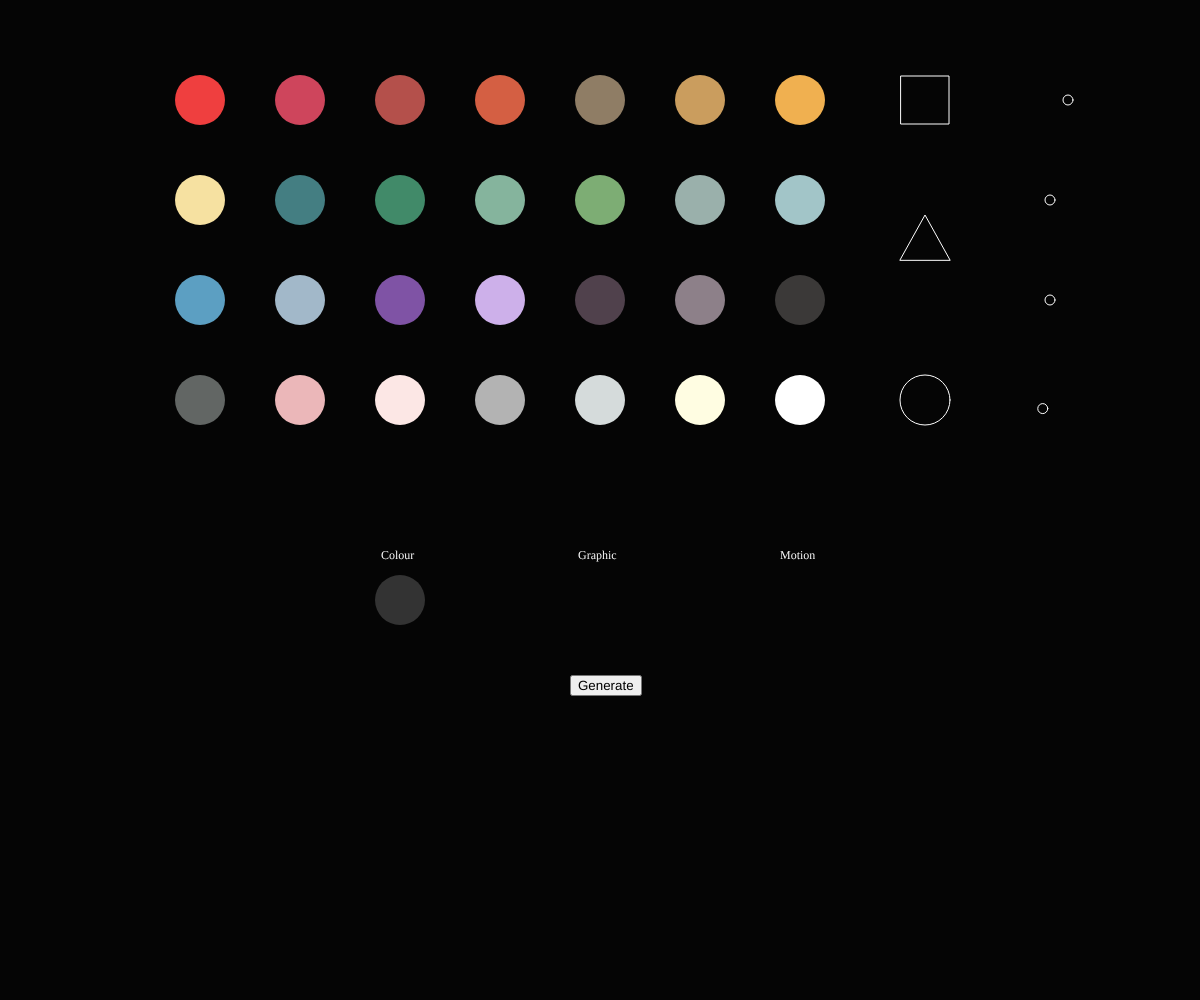
Frame 1 (no input)
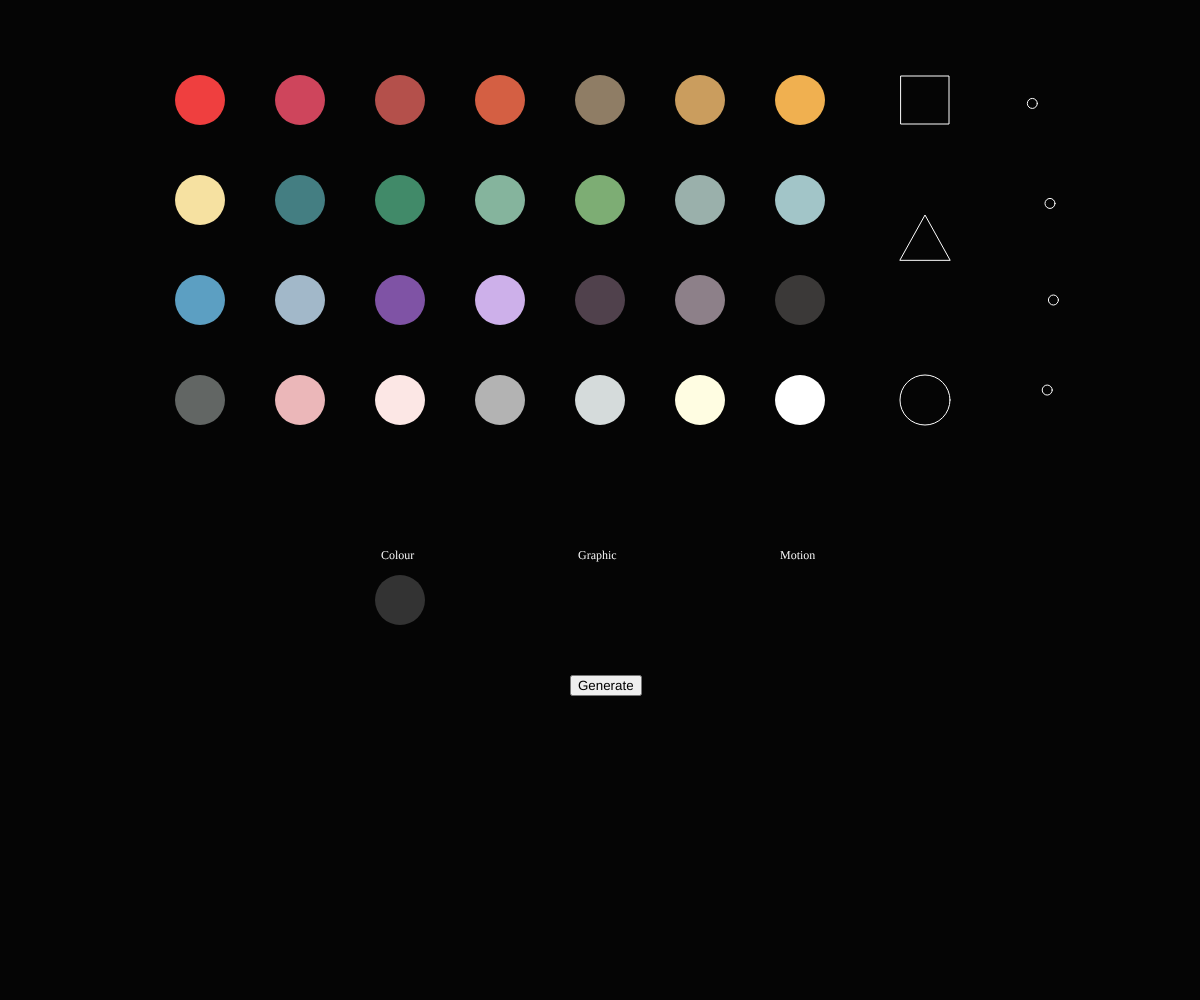
Frame 60 (no input)
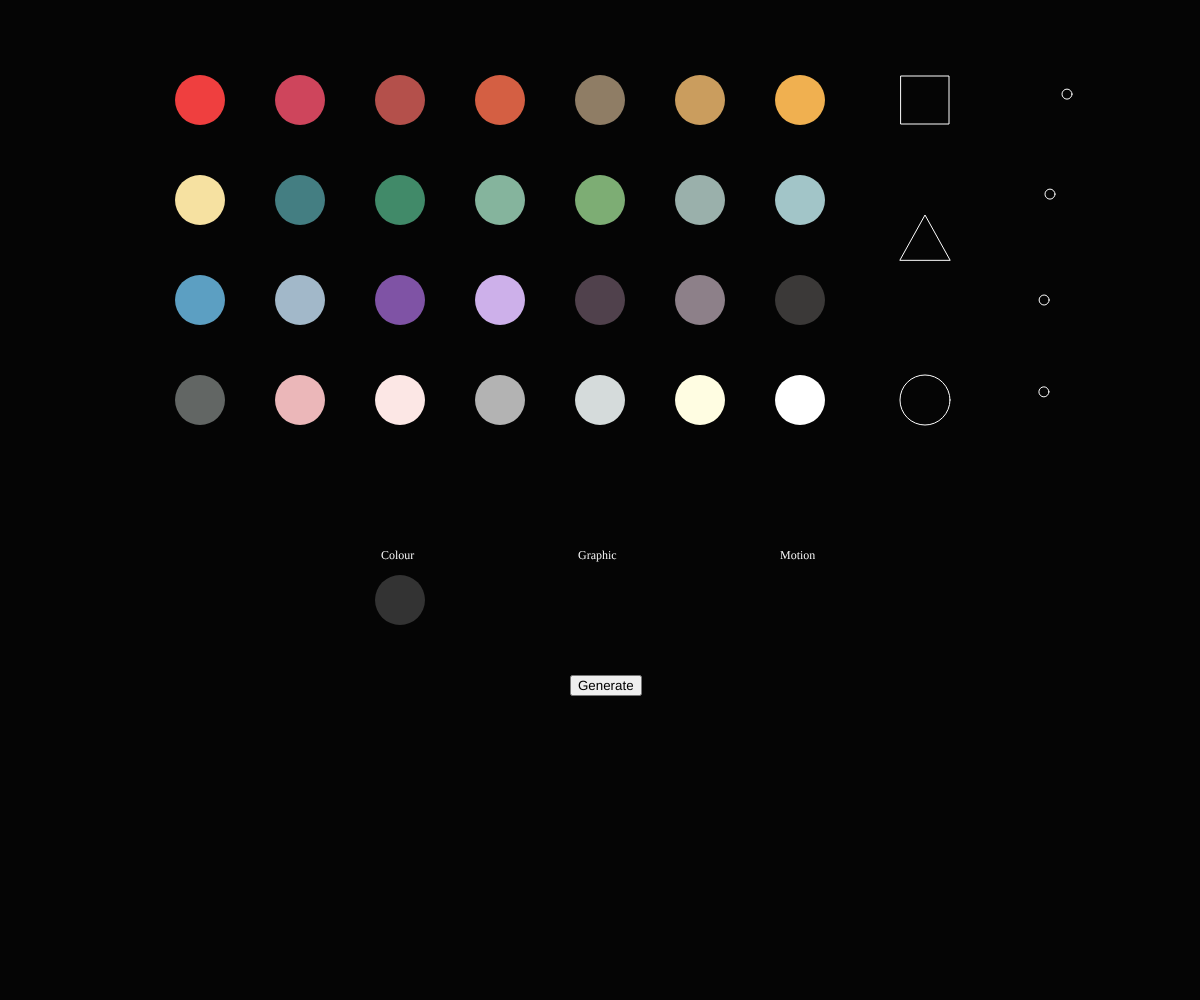
Frame 120 (the mouse pressed at the canvas centre since frame 60)

The p5.js sketch that drew these frames (run headless with seeded random() and noise() and a simulated clock; from frame 60 on, the mouse is pressed at the canvas centre):

// p5.js sketch
// ── sketch.js
let n = 0;
let m = 0;
let a1;
let b1;
let a2;
let a3;
let b2;

let circles1 = [];
let circles2 = [];
let circles3 = [];
let circles4 = [];
let g = 51;

//Generator
let numBalls = 96;
let spring = 0.05;
let gravity = 0.03;
let friction = -0.9;
let balls = [];
let triangles = [];
//

let scene = 0;
let selectedColor;
let colors1 = ['#EF3F3F', '#CE455C', '#B4504B', '#D45F43', '#8F7D65', '#CA9D5E', '#F0B050'];
let colors2 = ['#F6E1A1', '#447E82', '#418A69', '#85B49D', '#7DAD74', '#9AB0AB', '#A2C5C8'];
let colors3 = ['#5C9FC2', '#A2B8C9', '#7F53A5', '#CDB0EA', '#50414C', '#8D8089', '#3B3938'];
let colors4 = ['#626664', '#EBB7B9', '#FCE7E5', '#B3B3B3', '#D5DBDB', '#FFFDE2', '#FFFFFF'];

var radius = 18;
var angle = 0;
var speed = 0.05;
var pX = 1050;
var pY = 100;


function setup() {
  cnv = createCanvas(windowWidth, windowHeight);
  button = createButton('Generate');
  button.position(570, 675);
  button.mousePressed(generator);
  noStroke();
  
  for (let i = 0; i < numBalls; i++) {
    balls[i] = new Ball(
      random(width),
      random(height),
      random(20, 50),
      i,
      balls
    );
  }
  
  for (let i = 0; i < numBalls; i++) {
      let a = random(width);
      let b = random(height);
      let d = random(20,40);
    triangles[i] = new Triangle(
      a,
      b,
      a + d,
      b - 1.7*d,
      a + 2*d,
      b,
      i,
      d,
      triangles
    );
  } 
  
}


function draw() {

background(5);
  
//HomepageScene
if (scene == 0) {
  
    radius = 18;
    strokeWeight(0);
    stroke(255);


    for (i = 0; i < 7; i++) {
      fill(colors1[i]);
      let a = circle(100 * i + 200, 100, 50);
      circles1.push(a);
    }

    for (i = 0; i < 7; i++) {
      fill(colors2[i]);
      let a = circle(100 * i + 200, 200, 50);
      circles2.push(a);
    }

    for (i = 0; i < 7; i++) {
      fill(colors3[i]);
      let a = circle(100 * i + 200, 300, 50);
      circles3.push(a);
    }

    for (i = 0; i < 7; i++) {
      fill(colors4[i]);
      let a = circle(100 * i + 200, 400, 50);
      circles4.push(a);
    }
  
    textFont('Avenir');
    //text('SELECTED', 572, 500, width);
    text('Colour', 381, 550, width);
    text('Graphic', 578, 550, width);
    text('Motion', 780, 550, width);

    cnv.mouseClicked(changeColor);
    fill(g);
    circle(400, 600, 50);

    //Graphics
    noFill();
    strokeWeight(1);
    square(901, 76, 48);
    circle(925, 400, 50);
    triangle(900, 260, 925, 215, 950, 260);

    //SelectGraphics
    if (n == 1) square(576, 576, 48);
    if (n == 2) triangle(575, 625, 600, 580, 625, 625);
    if (n == 3) circle(600, 600, 50);

    //Motion1
    var x2 = pX + radius * cos(angle);
    var y2 = pY + radius * sin(angle);
    ellipse(x2, y2, 10, 10);

    //Motion2
    var x3 = pX;
    var y3 = pY + 100 + 18 * sin(angle);
    ellipse(x3, y3, 10, 10);

    //Motion3
    var x4 = pX + 18 * sin(angle);;
    var y4 = pY + 200;
    ellipse(x4, y4, 10, 10);

    //Motion4
    var x5 = pX + random(-10, 10);
    var y5 = pY + 300 + random(-10, 10);
    ellipse(x5, y5, 10, 10);
    frameRate(30);

    //SelectMotion
    if (m == 1) {
      var x2 = 800 + radius * cos(angle);
      var y2 = 600 + radius * sin(angle);
      ellipse(x2, y2, 10, 10);
      angle = angle + speed;
    }

    if (m == 2) {
      var x3 = 800;
      var y3 = 600 + 18 * sin(angle);
      ellipse(x3, y3, 10, 10);
    }

    if (m == 3) {
      var x4 = 800 + 18 * sin(angle);;
      var y4 = 600;
      ellipse(x4, y4, 10, 10);
    }

    if (m == 4) {
      var x5 = 800 + random(-10, 10);
      var y5 = 600 + random(-10, 10);
      ellipse(x5, y5, 10, 10);
      frameRate(30);
    }
  }

//GeneratorScene
else if (scene == 1) {
  
  fill(g);    
  switch(n){
  //If select square
  case 1:
        break;
  
  //If select triangle
  case 2:      
      
  if(m==1){
    
    triangles.forEach(triangle => {
    triangle.collide();
    triangle.move1();
    triangle.display();
  });
      }    
      break;
    
  //If select circle
  case 3:       
      
  if(m==1){
    
    balls.forEach(ball => {
    ball.collide();
    ball.move1();
    ball.display();
  });
      }
        
  if(m==2){
    balls.forEach(ball => {
    ball.collide();
    ball.move2();
    ball.display();
  });
      }
        
  if(m==3){
    balls.forEach(ball => {
    ball.collide();
    ball.move3();
    ball.display();
  });
      }
        
  if(m==4){
    balls.forEach(ball => {
    ball.collide();
    ball.move4();
    ball.display();
  });
      }
        
    break;
    }

  }

  //console.log(m);
  angle = angle + speed;

}


function changeColor() {
  //Colors
  for (i = 0; i < 7; i++) {
    let d = dist(mouseX, mouseY, 100 * i + 200, 100);
    if (d < 50) {
      g = colors1[i];
    }
  }

  for (i = 0; i < 7; i++) {
    let d = dist(mouseX, mouseY, 100 * i + 200, 200);
    if (d < 50) {
      g = colors2[i];
    }
  }

  for (i = 0; i < 7; i++) {
    let d = dist(mouseX, mouseY, 100 * i + 200, 300);
    if (d < 50) {
      g = colors3[i];
    }
  }

  for (i = 0; i < 7; i++) {
    let d = dist(mouseX, mouseY, 100 * i + 200, 400);
    if (d < 50) {
      g = colors4[i];
    }
  }


  //Graphics
  let x = dist(mouseX, mouseY, 950, 100);
  if (x < 50) {
    n = 1;
  }

  x = dist(mouseX, mouseY, 950, 250);
  if (x < 50) {
    n = 2;
  }

  x = dist(mouseX, mouseY, 950, 400);
  if (x < 50) {
    n = 3;
  }


  //Motions
  x = dist(mouseX, mouseY, 1050, 100);
  if (x < 50) {
    m = 1;
  }

  x = dist(mouseX, mouseY, 1050, 200);
  if (x < 50) {
    m = 2;
  }

  x = dist(mouseX, mouseY, 1050, 300);
  if (x < 50) {
    m = 3;
  }

  x = dist(mouseX, mouseY, 1050, 400);
  if (x < 50) {
    m = 4;
  }

}

function generator() {
  scene++;
  scene = scene % 2;
}

class Ball {
  
  constructor(xin, yin, din, idin, oin) {
    this.x = xin;
    this.y = yin;
    this.vx = 0;
    this.vy = 0;
    this.diameter = din;
    this.id = idin;
    this.others = oin;
  }
  
  collide() {
    for (let i = this.id + 1; i < numBalls; i++) {
      // console.log(others[i]);
      let dx = this.others[i].x - this.x;
      let dy = this.others[i].y - this.y;
      let distance = sqrt(dx * dx + dy * dy);
      let minDist = this.others[i].diameter / 2 + this.diameter / 2;
      //   console.log(distance);
      //console.log(minDist);
      if (distance < minDist) {
        //console.log("2");
        let angle = atan2(dy, dx);
        let targetX = this.x + cos(angle) * minDist;
        let targetY = this.y + sin(angle) * minDist;
        let ax = (targetX - this.others[i].x) * spring;
        let ay = (targetY - this.others[i].y) * spring;
        this.vx -= ax;
        this.vy -= ay;
        this.others[i].vx += ax;
        this.others[i].vy += ay;
      }
    }
  }

move1() {
this.vy += gravity;
this.vx += gravity;
this.x += 1.2*cos(this.vx);
this.y += 1.2*sin(this.vy);
    if (this.x + this.diameter / 2 > width) {
      this.x = width - this.diameter / 2;
      this.vx *= friction;
    } else if (this.x - this.diameter / 2 < 0) {
      this.x = this.diameter / 2;
      this.vx *= friction;
    }
    if (this.y + this.diameter / 2 > height) {
      this.y = height - this.diameter / 2;
      this.vy *= friction;
    } else if (this.y - this.diameter / 2 < 0) {
      this.y = this.diameter / 2;
      this.vy *= friction;
    }
  }

move2() {
this.vy += gravity;
    this.x += this.vx;
    this.y += this.vy;
    if (this.x + this.diameter / 2 > width) {
      this.x = width - this.diameter / 2;
      this.vx *= friction;
    } else if (this.x - this.diameter / 2 < 0) {
      this.x = this.diameter / 2;
      this.vx *= friction;
    }
    if (this.y + this.diameter / 2 > height) {
      this.y = height - this.diameter / 2;
      this.vy *= friction;
    } else if (this.y - this.diameter / 2 < 0) {
      this.y = this.diameter / 2;
      this.vy *= friction;
    }
  }

move3() {
this.vx += gravity;
    this.x += this.vx;
    this.y += this.vy;
    if (this.x + this.diameter / 2 > width) {
      this.x = width - this.diameter / 2;
      this.vx *= friction;
    } else if (this.x - this.diameter / 2 < 0) {
      this.x = this.diameter / 2;
      this.vx *= friction;
    }
    if (this.y + this.diameter / 2 > height) {
      this.y = height - this.diameter / 2;
      this.vy *= friction;
    } else if (this.y - this.diameter / 2 < 0) {
      this.y = this.diameter / 2;
      this.vy *= friction;
    }
  }
  
move4() {
this.vx += random(-0.1,0.1);
this.vy += random(-0.1,0.1);
    this.x += this.vx;
    this.y += this.vy;
  if (this.x + this.diameter / 2 > width) {
      this.x = width - this.diameter / 2;
      this.vx *= friction;
    } else if (this.x - this.diameter / 2 < 0) {
      this.x = this.diameter / 2;
      this.vx *= friction;
    }
    if (this.y + this.diameter / 2 > height) {
      this.y = height - this.diameter / 2;
      this.vy *= friction;
    } else if (this.y - this.diameter / 2 < 0) {
      this.y = this.diameter / 2;
      this.vy *= friction;
    }
  }  
  
  display() {
    stroke(1);
    fill(g);
    circle(this.x, this.y, this.diameter);
  }
}

class Triangle {
  
  constructor(xin1, yin1, xin2, yin2, xin3, yin3, idin, din, oin) {
    this.x1 = xin1;
    this.y1 = yin1;
    this.x2 = xin2;
    this.y2 = yin2;
    this.x3 = xin3;
    this.y3 = yin3;
    this.vx = 0;
    this.vy = 0;
    this.x = (this.x1+this.x3)%2;
    this.y = (this.y1-this.y3)%3 + this.y3;
    this.id = idin;
    this.diameter = din;
    this.others = oin;
  }
  
  collide() {
    for (let i = this.id + 1; i < numBalls; i++) {
      // console.log(others[i]);
      let dx = this.others[i].x - this.x;
      let dy = this.others[i].y - this.y;
      let distance = sqrt(dx * dx + dy * dy);
      let minDist = this.others[i].diameter /2 + this.diameter/2;
      //   console.log(distance);
      //console.log(minDist);
      if (distance < minDist) {
        //console.log("2");
        let angle = atan2(dy, dx);
        let targetX = this.x + cos(angle) * minDist;
        let targetY = this.y + sin(angle) * minDist;
        let ax = (targetX - this.others[i].x) * spring;
        let ay = (targetY - this.others[i].y) * spring;
        this.vx -= ax;
        this.vy -= ay;
        this.others[i].vx += ax;
        this.others[i].vy += ay;
      }
    }
  }

move1() {
this.vy += gravity;
this.vx += gravity;
this.x1 += 1.2*cos(this.vx);
this.x2 += 1.2*cos(this.vx);
this.x3 += 1.2*cos(this.vx);
this.y1 += 1.2*sin(this.vy);
this.y2 += 1.2*sin(this.vy);
this.y3 += 1.2*sin(this.vy);
this.x = this.x2;

  
    if (this.x + this.diameter / 2 > width) {
      
      this.x2 = width - this.diameter / 2;
      this.x1 = width - this.diameter;
      this.x3 = width;
      this.vx *= friction;
      
    } else if (this.x - this.diameter / 2 < 0) {
      this.x2 = this.diameter / 2;
      this.x1 = 0;
      this.x3 = this.diameter;
      this.vx *= friction;
    }
    if (this.y1 > height) {
      this.y1 = height;
      this.y3 = height;
      this.y2 = height - 0.866*this.diameter;
      this.vy *= friction;
    } else if (this.y2 < 0) {
      this.y2 = 0;
      this.y1 = 0.866*this.diameter;
      this.y3 = 0.866*this.diameter;
      this.vy *= friction;
    }
  }

move2() {
this.vy += gravity;
    this.x += this.vx;
    this.y += this.vy;
    if (this.x + this.diameter / 2 > width) {
      this.x = width - this.diameter / 2;
      this.vx *= friction;
    } else if (this.x - this.diameter / 2 < 0) {
      this.x = this.diameter / 2;
      this.vx *= friction;
    }
    if (this.y + this.diameter / 2 > height) {
      this.y = height - this.diameter / 2;
      this.vy *= friction;
    } else if (this.y - this.diameter / 2 < 0) {
      this.y = this.diameter / 2;
      this.vy *= friction;
    }
  }

move3() {
this.vx += gravity;
    this.x += this.vx;
    this.y += this.vy;
    if (this.x + this.diameter / 2 > width) {
      this.x = width - this.diameter / 2;
      this.vx *= friction;
    } else if (this.x - this.diameter / 2 < 0) {
      this.x = this.diameter / 2;
      this.vx *= friction;
    }
    if (this.y + this.diameter / 2 > height) {
      this.y = height - this.diameter / 2;
      this.vy *= friction;
    } else if (this.y - this.diameter / 2 < 0) {
      this.y = this.diameter / 2;
      this.vy *= friction;
    }
  }
  
move4() {
this.vx += random(-0.1,0.1);
this.vy += random(-0.1,0.1);
    this.x += this.vx;
    this.y += this.vy;
  if (this.x + this.diameter / 2 > width) {
      this.x = width - this.diameter / 2;
      this.vx *= friction;
    } else if (this.x - this.diameter / 2 < 0) {
      this.x = this.diameter / 2;
      this.vx *= friction;
    }
    if (this.y + this.diameter / 2 > height) {
      this.y = height - this.diameter / 2;
      this.vy *= friction;
    } else if (this.y - this.diameter / 2 < 0) {
      this.y = this.diameter / 2;
      this.vy *= friction;
    }
  }  
  
  display() {
    stroke(1);
    fill(g);
    triangle(this.x1, this.y1, this.x2, this.y2, this.x3, this.y3);
  }
}
